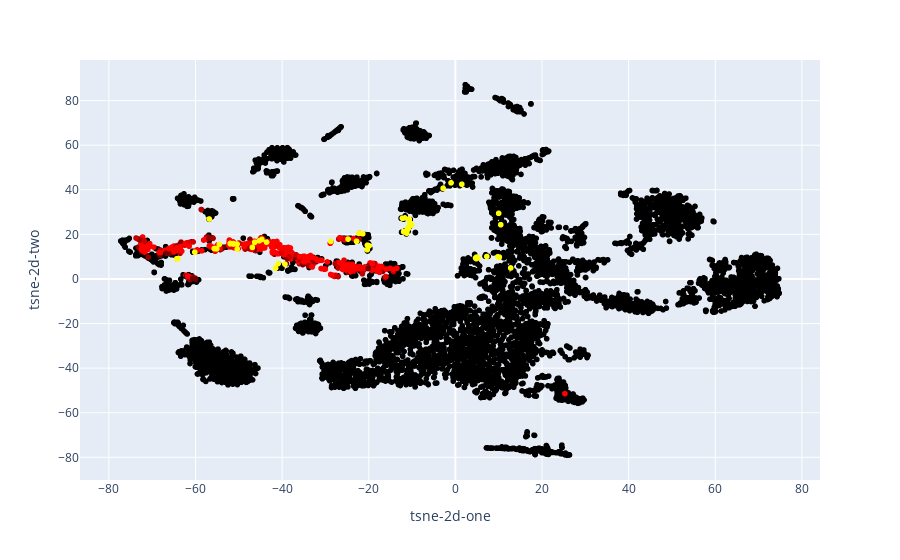

This figure's notebook cell:
### Code cell
import pandas as pd
from sklearn.manifold import TSNE
import plotly.express as px
import numpy as np

ancient_file_path = '~/turkicPCA/turkicPredictAllAncientScaledG25.csv'
modern_file_path = '~/turkicPCA/turkicModernScaledG25.csv'

df_ancient = pd.read_csv(ancient_file_path)
df_modern = pd.read_csv(modern_file_path)

df_modern['Prediction'] = 'Modern Turkic'

df = pd.concat([df_ancient, df_modern])

features = df.columns[1:25]

tsne = TSNE(n_components=2, random_state=3125)
tsne_results = tsne.fit_transform(df[features])

df['tsne-2d-one'] = tsne_results[:, 0]
df['tsne-2d-two'] = tsne_results[:, 1]

def determine_color(row):
    if row['Prediction'] == 'Modern Turkic':
        return 'yellow'
    elif row['Turkic_Probability'] < 0.04:
        return 'black'
    else:
        max_prob = df.loc[df['Prediction'] == 'Not Turkic', 'Turkic_Probability'].max()
        min_prob = df.loc[df['Prediction'] == 'Not Turkic', 'Turkic_Probability'].min()
        norm_prob = (row['Turkic_Probability'] - min_prob) / (max_prob - min_prob)
        red_intensity = int(255 * norm_prob)
        return f'rgb({red_intensity},0,0)'

df['color'] = df.apply(determine_color, axis=1)

hover_name = df.columns[0]

fig = px.scatter(df, x='tsne-2d-one', y='tsne-2d-two',
                 color='color', color_discrete_map="identity",
                 hover_name=hover_name)

fig.show()
